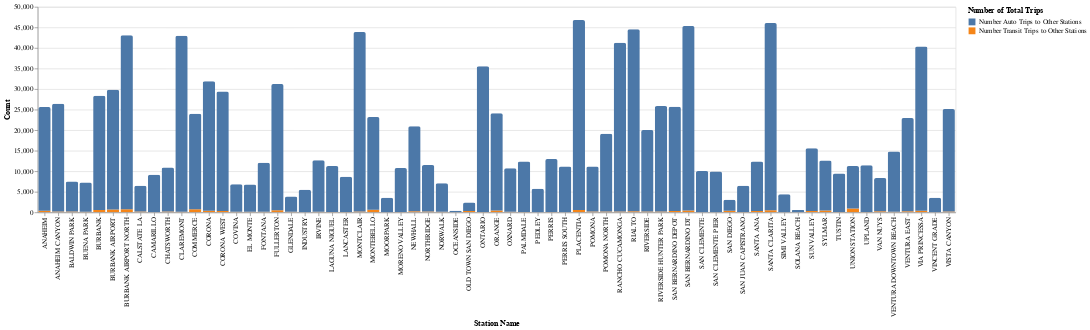

The code cell stored with this chart in its notebook:
### Code cell
alt.Chart(summary_long).mark_bar(cornerRadiusTopLeft=3, cornerRadiusTopRight=3).encode(
    x=alt.X("station_name:O", title="Station Name"),
    y=alt.Y("Count:Q", title="Count"),
    color=alt.Color("trip_type:N", legend=alt.Legend(title="Number of Total Trips")),
)

### Figure 1 — Vega-Lite specification as saved in the notebook (floating-point values rounded to 4 significant figures; data arrays with more than 128 entries replaced by an {"elided": "..."} marker saying what was removed)
{"config": {"view": {"continuousWidth": 300, "continuousHeight": 300}}, "data": {"name": "data-6bf1a82d35574f8d1c72125f6010a0a0"}, "mark": {"type": "bar", "cornerRadiusTopLeft": 3, "cornerRadiusTopRight": 3}, "encoding": {"color": {"field": "trip_type", "legend": {"title": "Number of Total Trips"}, "type": "nominal"}, "x": {"field": "station_name", "title": "Station Name", "type": "ordinal"}, "y": {"field": "Count", "title": "Count", "type": "quantitative"}}, "$schema": "https://vega.github.io/schema/vega-lite/v5.20.1.json", "datasets": {"data-6bf1a82d35574f8d1c72125f6010a0a0": {"elided": "134 records"}}}
